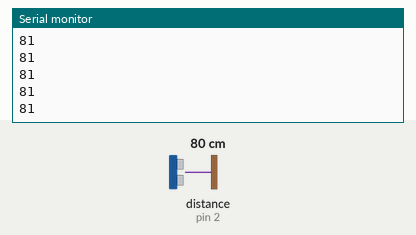
Recording of a sketch running on a simulated Arduino Uno, built with avr-gcc and run on an emulated ATmega328P. On the bench: the last lines printed to the serial monitor. The inputs (shaded band) are chosen by the test bench; at power-on: distance to the obstacle (sensor on pin 2) 80 cm. The echo pulse lasts 58.3 µs per cm.

Above: at 1.2 s.
1.3 s: distance to the obstacle (sensor on pin 2) set to 2 cm
At 2.0 s:
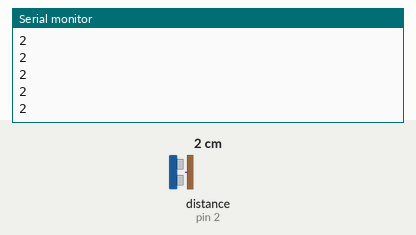
2.8 s: distance to the obstacle (sensor on pin 2) set to 4 cm
At 3.3 s:
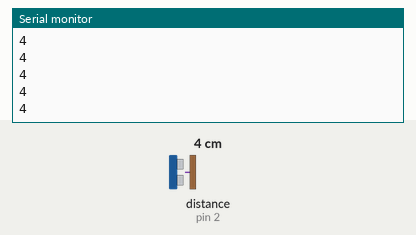
Timing chart, 0 to 5.8 s (numbered marks = the images above; inputs shaded):
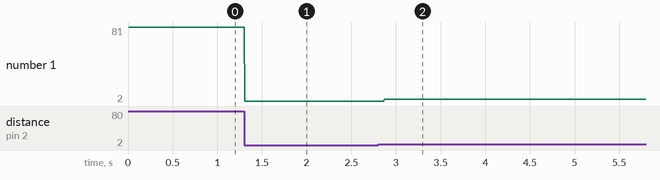

The sketch:

ultrasonic.ino
```cpp
/*..........................................

By: Alexander Isz ( Iskandar Putra )
Facebook: Alexander Isz

...........................................*/

#include<NewPing.h>
#define UStrig 3
#define USecho 2
#define USmax 200
#define USping 200
NewPing sonar1(UStrig, USecho, USmax);

void setup()
{
  Serial.begin(9600);
}

void loop()
{
  unsigned int US = sonar1.ping();
  unsigned int distance = sonar1.convert_cm(US);
  Serial.println(distance);
}
```

Measured:
- after the input at 1.3 s, the serial monitor: prints a new line at once (image 1)
- after the input at 2.8 s, the serial monitor: prints a new line after 0.07 s (image 2)
- plotted number 1: 81 → 2 after the input at 1.3 s, 2 → 4 after the input at 2.8 s
